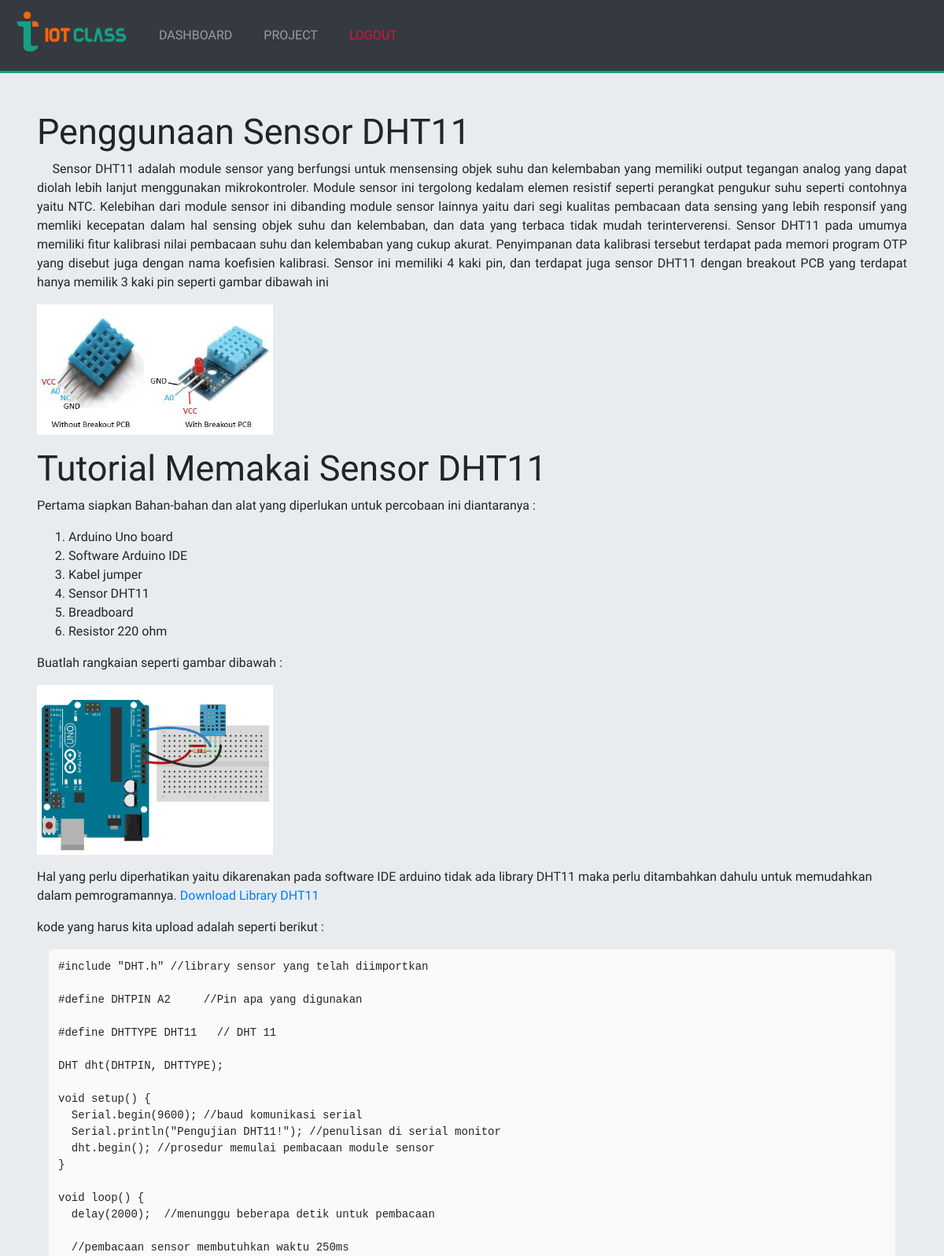
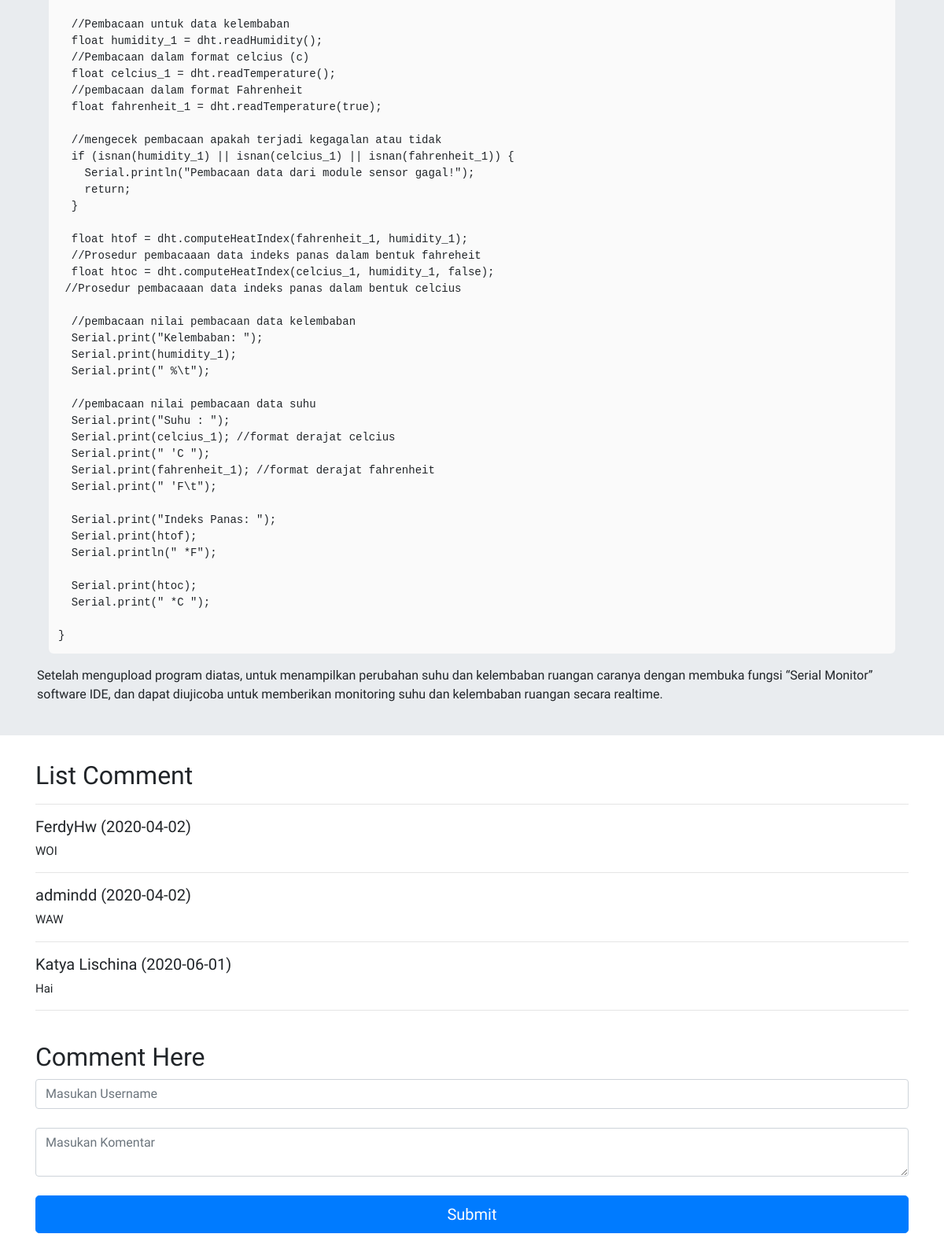
Screenshot of /application/project/sensor-dht11 (signed in, upper part) with the database file from the repository (2 pictures, top to bottom).
### tables this page shows
CREATE TABLE `comment_4` (
  `id` int(10) NOT NULL,
  `name` varchar(60) NOT NULL,
  `comment` text NOT NULL,
  `date` date NOT NULL
);

### application/functions.php (called while the page is built, shortened)
<?php
$conn = mysqli_connect("localhost", "root", "", "pkk_2");
function query($query) {
	global $conn;
	$result = mysqli_query($conn, $query);
	$rows = [];
	while($row = mysqli_fetch_assoc($result)) {
			$rows[] = $row;
	}
	return $rows;
}
?>

### application/project/sensor-dht11.php (the view, shortened to what this page needs)
<?php
require "../functions.php";
  $tampilkan = query("SELECT * FROM comment_4");
?>
<!DOCTYPE html>
<html lang="en">
<head>
  <link rel="stylesheet" href="../../css/bootstrap.min.css">
  <link rel="stylesheet" type="text/css" href="../../style/style_sensor-dht11.css">
  <link rel="stylesheet" href="https://cdnjs.cloudflare.com/ajax/libs/font-awesome/4.7.0/css/font-awesome.min.css">
</head>
<body style="font-family: Viga">
<nav class="navbar sticky-top navbar-expand-md bg-dark navbar-dark pt-0 pb-0">
  <a class="navbar-brand" href="">
    <img src="../../img/logo3.png" alt="Logo" style="width:150px;height: 70px; margin-bottom: 10px">
  </a>
  <div class="collapse navbar-collapse" id="collapsibleNavbar">
    <ul class="navbar-nav">
      <li class="nav-item1">
        <a class="nav-link" href="../dashboard">DASHBOARD</a>
      </li>
      <li class="nav-item3">
        <a class="nav-link" href="../dashboard-project">PROJECT</a>
      </li>
      <li class="nav-item4">
        <a class="nav-link" style="color: crimson;" href="../logout">LOGOUT</a>
      </li>
    </ul>
</nav>
<div class="jumbotron">
    <div class="container">
      <h1 class="display-4" style="font-size: 45px">Penggunaan Sensor DHT11</h1>
      <p class="gb_1" style="text-align: justify;">&nbsp;&nbsp;&nbsp;&nbsp;Sensor DHT11 adalah module sensor yang berfungsi untuk mensensing objek suhu dan kelembaban yang memiliki output tegangan analog yang dapat diolah lebih lanjut menggunakan mikrokontroler.
      Module sensor ini tergolong kedalam elemen resistif seperti perangkat pengukur suhu seperti contohnya yaitu NTC.
      Kelebihan dari module sensor ini dibanding module sensor lainnya yaitu dari segi kualitas pembacaan data sensing yang lebih responsif yang memliki kecepatan dalam hal sensing objek suhu dan kelembaban, dan data yang terbaca tidak mudah terinterverensi.
      Sensor DHT11 pada umumya memiliki fitur kalibrasi nilai pembacaan suhu dan kelembaban yang cukup akurat.
      Penyimpanan data kalibrasi tersebut terdapat pada memori program OTP yang disebut juga dengan nama koefisien kalibrasi.
      Sensor ini memiliki 4 kaki pin, dan terdapat juga sensor DHT11 dengan breakout PCB yang terdapat hanya memilik 3 kaki pin seperti gambar dibawah ini</p>
      <img class="pb-3" src="../../img/Sensor-DHT11.png" style="width: 300px;">
      <h1 class="display-4" style="font-size: 45px">Tutorial Memakai Sensor DHT11</h1>
       <p>Pertama siapkan Bahan-bahan dan alat yang diperlukan untuk percobaan ini diantaranya :</p>
      <ol>
        <li>Arduino Uno board</li>
        <li>Software Arduino IDE</li>
        <li>Kabel jumper</li>
        <li>Sensor DHT11</li>
        <li>Breadboard</li>
        <li>Resistor 220 ohm</li>
      </ol>
      <p>Buatlah rangkaian seperti gambar dibawah :</p>
      <img class="pb-3" src="../../img/Arduino-sensor-DHT11.png" style="width: 300px;">
      <p>Hal yang perlu diperhatikan yaitu dikarenakan pada software IDE arduino tidak ada library DHT11 maka perlu ditambahkan dahulu untuk memudahkan dalam pemrogramannya. <a href="https://www.nyebarilmu.com/?file=1566">Download Library DHT11</a></p>
      <p>kode yang harus kita upload adalah seperti berikut :</p>
      <div class="container">
        <pre>
#include "DHT.h" //library sensor yang telah diimportkan
#define DHTPIN A2     //Pin apa yang digunakan
#define DHTTYPE DHT11   // DHT 11
DHT dht(DHTPIN, DHTTYPE);
void setup() {
  Serial.begin(9600); //baud komunikasi serial
  Serial.println("Pengujian DHT11!"); //penulisan di serial monitor
  dht.begin(); //prosedur memulai pembacaan module sensor
}
void loop() {
  delay(2000);  //menunggu beberapa detik untuk pembacaan
  //pembacaan sensor membutuhkan waktu 250ms
  //Pembacaan untuk data kelembaban
  float humidity_1 = dht.readHumidity();
  //Pembacaan dalam format celcius (c)
  float celcius_1 = dht.readTemperature();
  //pembacaan dalam format Fahrenheit
  float fahrenheit_1 = dht.readTemperature(true);
  //mengecek pembacaan apakah terjadi kegagalan atau tidak
  if (isnan(humidity_1) || isnan(celcius_1) || isnan(fahrenheit_1)) {
    Serial.println("Pembacaan data dari module sensor gagal!");
    return;
  }
  float htof = dht.computeHeatIndex(fahrenheit_1, humidity_1);
  //Prosedur pembacaaan data indeks panas dalam bentuk fahreheit
  float htoc = dht.computeHeatIndex(celcius_1, humidity_1, false);
 //Prosedur pembacaaan data indeks panas dalam bentuk celcius
  //pembacaan nilai pembacaan data kelembaban
  Serial.print("Kelembaban: ");
  Serial.print(humidity_1);
  Serial.print(" %\t");
  //pembacaan nilai pembacaan data suhu
  Serial.print("Suhu : ");
  Serial.print(celcius_1); //format derajat celcius
  Serial.print(" 'C ");
  Serial.print(fahrenheit_1); //format derajat fahrenheit
  Serial.print(" 'F\t");
  Serial.print("Indeks Panas: ");
  Serial.print(htof);
  Serial.println(" *F");
  Serial.print(htoc);
  Serial.print(" *C ");
}</pre>
      </div>
      <p>Setelah mengupload program diatas, untuk menampilkan perubahan suhu dan kelembaban ruangan caranya dengan membuka fungsi “Serial Monitor” software IDE, dan dapat diujicoba untuk memberikan monitoring suhu dan kelembaban ruangan secara realtime.</p>
    </div>
  </div>
  <div class="container" style="padding-bottom: 2%;">
    <form method="post" action="" class="pb-4">
          <div class="list-comment">
            <h2>List Comment</h2>
            <hr>
            <?php foreach( $tampilkan as $row ) : ?>
              <h4><?= $row['name']; ?> (<?= $row['date']; ?>)</h4>
              <p><?= $row['comment']; ?></p>
              <hr>
            <?php endforeach; ?>
          </div>
          <br>
          <div class="comment">
            <h2>Comment Here</h2>
            <input type="text" name="nama" class="form-control" placeholder="Masukan Username">
            <br>
            <textarea name="komentar" class="form-control" placeholder="Masukan Komentar"></textarea>
            <br>
            <input type="submit" name="kirim" class="btn btn-lg btn-primary btn-block mb-4">
          </div>
    </form>
  </div>
</body>
</html>

### style/style_sensor-dht11.css (style rules this page uses)
.nav-item1 { padding-left: 10px; padding-right: 10px; border-radius: 50px; border: 2px solid #343a40; }
.nav-item3 { padding-left: 10px; padding-right: 10px; border-radius: 50px; border: 2px solid #343a40; }
.nav-item4 { padding-left: 10px; padding-right: 10px; border-radius: 50px; border: 2px solid #343a40; }
.jumbotron { padding-top: 4%; padding-bottom: 2%; border-radius: 0px; }
.list-comment p { font-size: 15px; }
.list-comment h4 { font-size: 20px; }
pre { color: #212529; border: 2px solid #fafafa; border-radius: 6px; padding: 10px; background-color: #fafafa; }
nav { border-bottom: 3px solid #16a085; }

### rows the page displays
comment_4: name "FerdyHw", date "2020-04-02", comment "WOI"
comment_4: name "admindd", date "2020-04-02", comment "WAW"
comment_4: name "Katya Lischina", date "2020-06-01", comment "Hai"
